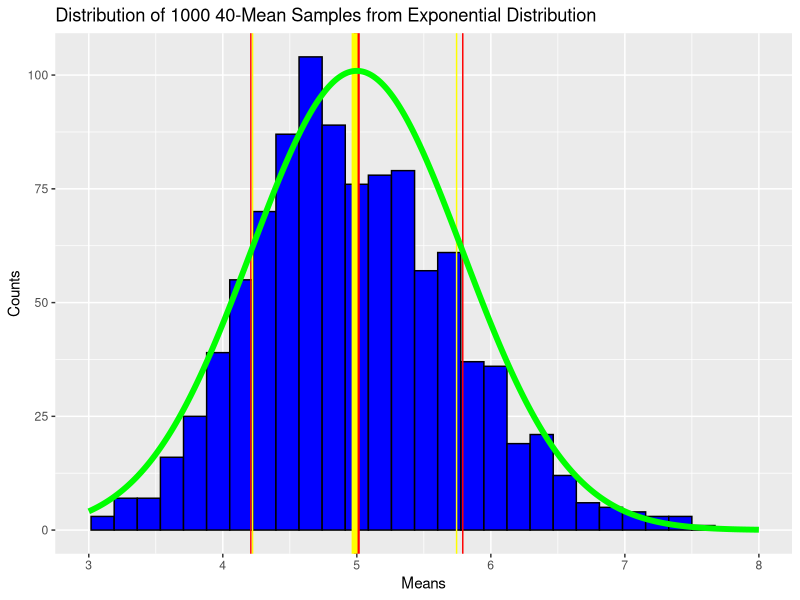
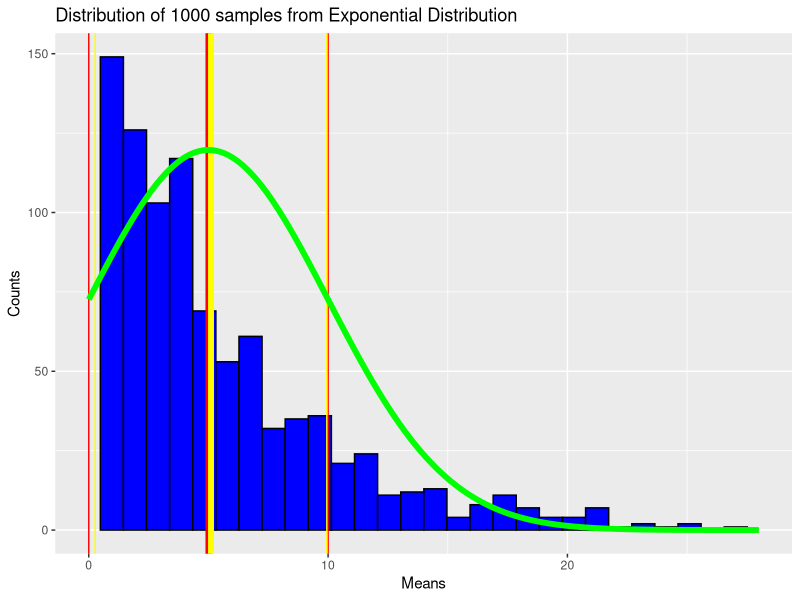

These charts were generated, in order, by the following R code:
## ---- chunk 1
n <- 40                 # Sample Size
times <- 1000           # Repeat Time
lambda <- 0.2           # Rate Constant

# Use set.seed() for reproducible purpose.
set.seed(7)
means <- replicate(times, mean(rexp(n, lambda)))

# Prepare numeric sequence to plot normal curve.
LIM <- c(floor(min(means)), ceiling(max(means)))
x <- seq(floor(min(means)), ceiling(max(means)), length = 1000)
nd <- dnorm(x, mean = 1/lambda, sd = 1/(lambda*sqrt(n)))

# Make plot.
library(ggplot2)
ggplot(as.data.frame(means), aes(x = means)) +
        geom_histogram(bins = 30, col = 'black', fill = 'blue') +
        lims(x = LIM) +
        # Theoretical Mean
        geom_vline(xintercept = 1/lambda, col = 'red', lwd = 2) +
        # Sample Mean
        geom_vline(xintercept = mean(means), col = 'yellow', lwd = 2) +
        # Theoretical SD
        geom_vline(xintercept = 1/lambda + c(-1, 1) * 1/(lambda*sqrt(n)), col = 'red') +
        # Sample SD
        geom_vline(xintercept = mean(means) + c(-1, 1) * sd(means), col = 'yellow') +
        # Gaussian PDF
        geom_line(aes(x = x, y = nd*times/5), col = 'green', lwd = 2) +
        labs(x = 'Means', y = 'Counts',
             title = 'Distribution of 1000 40-Mean Samples from Exponential Distribution')

svar <- round(var(means), 3)
tvar <- round(1/lambda^2/n, 3)
print(paste0('Theoretical variance: ', tvar))
print(paste0('Sample variance: ', svar))
## ---- chunk 2
times <- 1000           # Repeat Time
lambda <- 0.2           # Rate Constant

# Use set.seed() for reproducible purpose.
set.seed(7)
means2 <- replicate(times, rexp(1, lambda))

# Prepare numeric sequence to plot normal curve.
LIM2 <- c(floor(min(means2)), ceiling(max(means2)))
x2 <- seq(floor(min(means2)), ceiling(max(means2)), length = 1000)
nd2 <- dnorm(x2, mean = 1/lambda, sd = 1/lambda)

# Make plot.
library(ggplot2)
ggplot(as.data.frame(means2), aes(x = means2)) +
        geom_histogram(bins = 30, col = 'black', fill = 'blue') +
        lims(x = LIM2) +
        # Theoretical Mean
        geom_vline(xintercept = 1/lambda, col = 'red', lwd = 2) +
        # Sample Mean
        geom_vline(xintercept = mean(means2), col = 'yellow', lwd = 2) +
        # Theoretical SD
        geom_vline(xintercept = 1/lambda + c(-1, 1) * 1/(lambda), col = 'red') +
        # Sample SD
        geom_vline(xintercept = mean(means2) + c(-1, 1) * sd(means2), col = 'yellow') +
        # Gaussian PDF
        geom_line(aes(x = x2, y = nd2*times*1.5), col = 'green', lwd = 2) +
        labs(x = 'Means', y = 'Counts',
             title = 'Distribution of 1000 samples from Exponential Distribution')

svar2 <- round(var(means2), 3)
tvar2 <- round(1/lambda^2, 3)
print(paste0('Theoretical variance: ', tvar2))
print(paste0('Sample variance: ', svar2))
